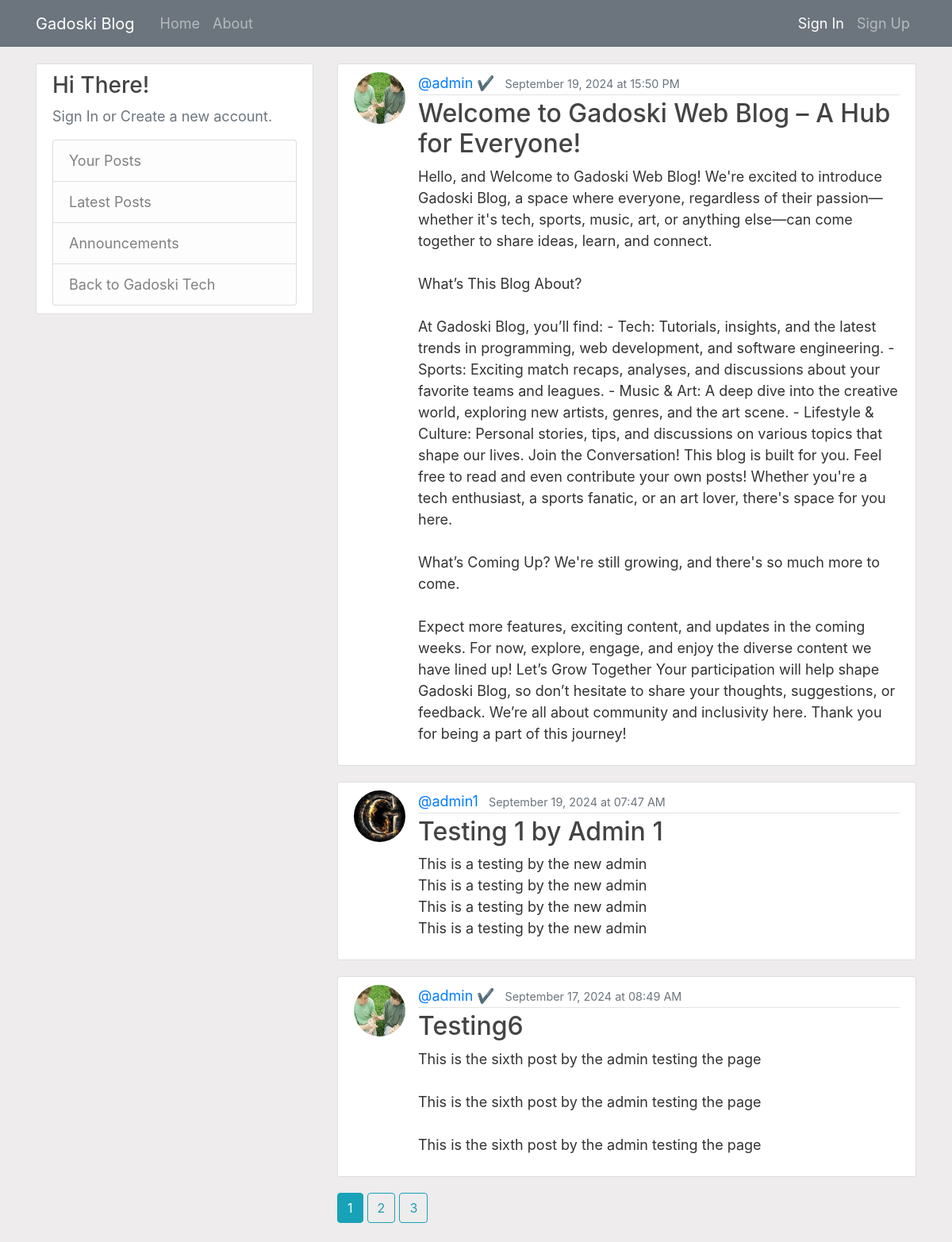
Page /home on the earlier database version.
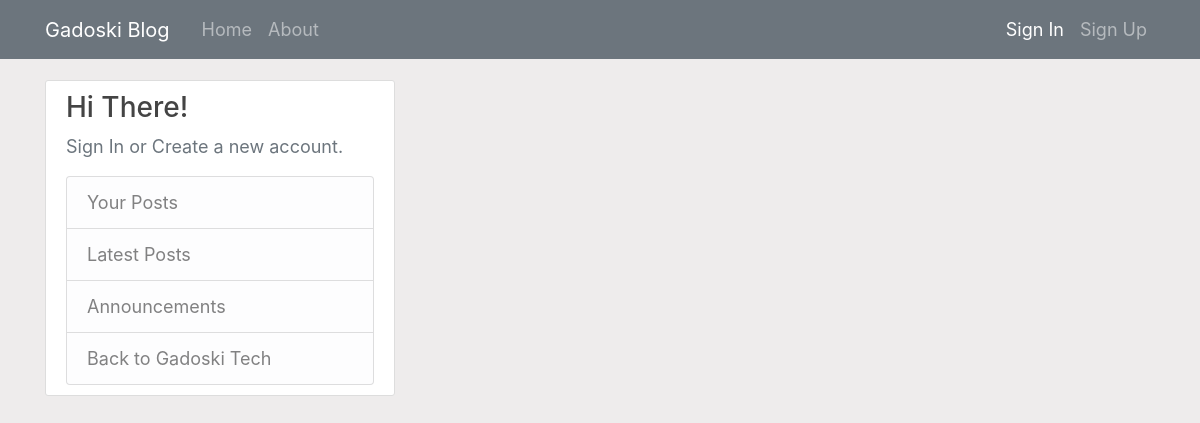
Same page on the later database version.
### flaskblog/models.py (models this page shows, shortened)
class Post(db.Model):
    id = db.Column(db.Integer, primary_key=True)
    title = db.Column(db.String(100), nullable=False)
    date_posted = db.Column(db.DateTime, nullable=False, default=datetime.utcnow)
    content = db.Column(db.Text, nullable=False)
    user_id = db.Column(db.Integer, db.ForeignKey('user.id'), nullable=False)

class User(db.Model, UserMixin):
    id = db.Column(db.Integer, primary_key=True)
    username = db.Column(db.String(22), unique=True, nullable=False)
    email = db.Column(db.String(120), unique=True, nullable=False)
    profile_image = db.Column(db.String(120), nullable=False, default='static/images/default.jpg')
    password = db.Column(db.String(120), nullable=False)
    posts = db.relationship('Post', backref='author', lazy=True)
    bio = db.Column(db.Text, nullable=True)

### flaskblog/main/routes.py (the view)
@main.route('/')
@main.route('/home')
def homepage():
    page = request.args.get('page', 1, type=int)
    posts = Post.query.order_by(Post.date_posted.desc()).paginate(page=page, per_page=3)
    return render_template('home.html', posts = posts)

### flaskblog/templates/home.html
{% extends "layout.html" %} {% block data %} {% for post in posts.items %}
<article class="media content-section">
  <img
    class="rounded-circle article-img"
    src="{{ url_for('static', filename='images/' + post.author.profile_image) }}"
    alt="Profile Picture"
  />
  <div class="media-body">
    <div class="article-metadata">
      <a
        class="mr-2"
        href="{{ url_for('users.userPosts', username=post.author.username) }}"
        >@{{ post.author.username }}</a
      >
      <small class="text-secondary"
        >{{ post.date_posted.strftime('%B %d, %Y at %H:%M %p') }}</small
      >
    </div>
    <h2>
      <a
        class="article-title"
        href="{{ url_for('posts.post', post_id=post.id) }}"
        >{{ post.title }}</a
      >
    </h2>
    <p class="article-content">{{ post.content }}</p>
  </div>
</article>
{% endfor %} {% for page_num in posts.iter_pages(left_edge=1, right_edge=1,
left_current=2, right_current=2) %} {% if page_num %} {% if posts.page ==
page_num %}
<a
  class="btn btn-info mb-4"
  href="{{ url_for('main.homepage', page=page_num) }}"
  >{{ page_num }}</a
>
{% else %}
<a
  class="btn btn-outline-info mb-4"
  href="{{ url_for('main.homepage', page=page_num) }}"
  >{{ page_num }}</a
>
{% endif %} {% else %} ... {% endif %} {% endfor %} {% endblock data %}

### flaskblog/templates/layout.html (shortened to what this page needs)
<!DOCTYPE html>
<html lang="en">
  <head>
    <link
      rel="stylesheet"
      href="https://cdn.jsdelivr.net/npm/bootstrap@4.1.3/dist/css/bootstrap.min.css"
    />
    <link
      rel="stylesheet"
      type="text/css"
      href="{{ url_for('static', filename='main.css') }}"
    />
    <link
      rel="stylesheet"
      type="text/css"
      href="{{ url_for('static', filename='styles.css') }}"
    />
  </head>
  <body class="">
    <header class="site-header">
      <nav class="navbar navbar-expand-md navbar-dark bg-secondary fixed-top">
        <div class="container">
          <a class="navbar-brand mr-4" href="/">Gadoski Blog</a>
          <div class="collapse navbar-collapse" id="navbarToggle">
            <div class="navbar-nav mr-auto">
              <a class="nav-item nav-link" href="{{ url_for('main.homepage') }}"
                >Home</a
              >
              <a
                class="nav-item nav-link"
                href="{{ url_for('main.about_page') }}"
                >About</a
              >
            </div>
            <div class="navbar-nav">
              {% if current_user.is_authenticated %}
              <a class="nav-item nav-link" href="{{ url_for('posts.newPost') }}"
                >New Post</a
              >
              <a class="nav-item nav-link" href="{{ url_for('users.account') }}"
                >Account</a
              >
              <a class="nav-item nav-link" href="{{ url_for('users.signOut') }}"
                >Sign Out</a
              >
              {% else %}
              <a
                class="nav-item nav-link text-white"
                href="{{ url_for('users.signIn') }}"
                >Sign In</a
              >
              <a class="nav-item nav-link" href="{{ url_for('users.signUp') }}"
                >Sign Up</a
              >
              {% endif %}
            </div>
          </div>
        </div>
      </nav>
    </header>
    <main role="main" class="container">
      <div class="row">
        {% if request.endpoint == 'main.homepage' %}
        <div class="col-md-4">
          <div class="content-section">
            {% if current_user.is_authenticated %}
            <h3>Hi, {{ current_user.username }}</h3>
            <p class="text-muted">
              {% if current_user.bio %}
                <p><strong></strong> {{ current_user.bio }}</p>
              {% else %}
                <p>You haven't added a bio yet. <a href="{{ url_for('users.bio') }}" class="mt-1">Create One Here</a></p>
              {% endif %}
            </p>
            {% else %}
            <h3>Hi There!</h3>
            <p class="text-muted">Sign In or Create a new account.</p>
            {% endif %}
            <ul class="list-group">
              <a
                class="list-group-item list-group-item-light"
                href="{{ url_for('users.userPosts', username=current_user.username) }}"
              >
                Your Posts
              </a>
              <a
                class="list-group-item list-group-item-light"
                href="{{ url_for('users.latest_posts') }}"
                >Latest Posts</a
              >
              <a
                class="list-group-item list-group-item-light"
                href="{{ url_for('main.announcements_page') }}"
                >Announcements</a
              >
              <a
                class="list-group-item list-group-item-light"
                href="https://www.gadoski.tech"
                >Back to Gadoski Tech</a
              >
            </ul>
          </div>
        </div>
        {% endif %}
        <div class="col-md-8">
           {% block data %}{% endblock
          data %}
        </div>
      </div>
    </main>
  </body>
</html>

### flaskblog/static/main.css (style rules this page uses)
body { background: #eeecec; color: #333333; margin-top: 5rem; }
h1, h2, h3, h4, h5, h6 { color: #444444; }
.content-section { background: #ffffff; padding: 10px 20px; border: 1px solid #dddddd; border-radius: 3px; margin-bottom: 20px; }

### flaskblog/static/styles.css (style rules this page uses)
body { font-size: 18px; }

Differences in the rows shown:
removed Post: profile_image (picture), author.username "admin ✔", date_posted "September 19, 2024 at 15:50 PM", title "Welcome to Gadoski Web Blog – A Hub for Everyone!", content "Hello, and Welcome to Gadoski Web Blog! We're excited to introduce Gadoski Blog, a space where everyone, regardless of their passion—whether it's tech, sports, music, art, or anything else—can come together to share ideas, learn, and connect. What’s This Blog About? At Gadoski Blog, you’ll find: - Tech: Tutorials, insights, and the latest trends in programming, web development, and software engineering. - Sports: Exciting match recaps, analyses, and discussions about your favorite teams and leagues. - Music & Art: A deep dive into the creative world, exploring new artists, genres, and the art scene. - Lifestyle & Culture: Personal stories, tips, and discussions on various topics that shape…"
removed Post: profile_image (placeholder picture), author.username "admin1", date_posted "September 19, 2024 at 07:47 AM", title "Testing 1 by Admin 1", content "This is a testing by the new admin This is a testing by the new admin This is a testing by the new admin This is a testing by the new admin"
removed Post: profile_image (picture), author.username "admin ✔", date_posted "September 17, 2024 at 08:49 AM", title "Testing6", content "This is the sixth post by the admin testing the page This is the sixth post by the admin testing the page This is the sixth post by the admin testing the page"
Other differences:
list line gone: "1"
list line gone: "2"
list line gone: "3"
